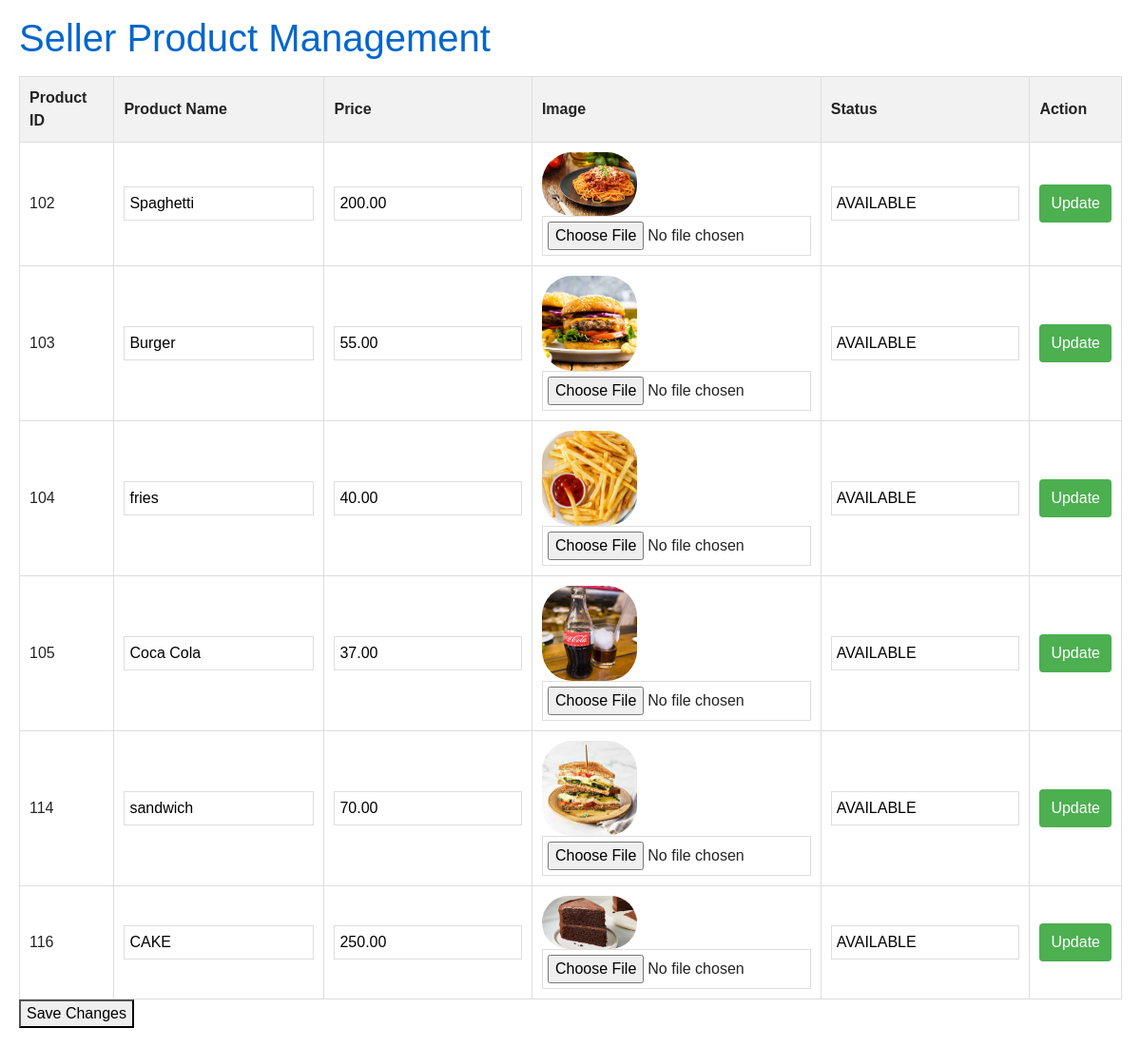
Page /seller_interface.php on the committed database.
### tables this page shows
CREATE TABLE `products` (
  `product_id` int(11) NOT NULL,
  `product_name` varchar(255) NOT NULL,
  `price` decimal(10,2) NOT NULL,
  `image` varchar(255) DEFAULT NULL,
  `status` varchar(255) DEFAULT NULL,
  `description` varchar(1000) NOT NULL
);

### seller_interface.php (the view, shortened to what this page needs)
<!DOCTYPE html>
<html lang="en">
<head>
    <link rel="stylesheet" href="assets/bootstrap/css/bootstrap.min.css">
    <link rel="stylesheet" href="assets/bootstrap/css/bootstrap-grid.min.css">
    <link rel="stylesheet" href="assets/bootstrap/css/bootstrap-reboot.min.css">
    <link rel="stylesheet" href="assets/animatecss/animate.css">
    <link rel="stylesheet" href="assets/theme/css/style.css">
    <link rel="stylesheet" href="assets/mobirise/css/mbr-additional.css" type="text/css">
</head>
<body>
    <h1>Seller Product Management</h1>
    <form method="post" action="update_product.php" id="productForm" enctype="multipart/form-data">
        <table id="productTable">
            <thead>
                <tr>
                    <th>Product ID</th>
                    <th>Product Name</th>
                    <th>Price</th>
                    <th>Image</th>
                    <th>Status</th>
                    <th>Action</th>
                </tr>
            </thead>
            <tbody>
                <?php
                $conn = new mysqli('localhost', 'root', '', 'ufo');
                $sql = "SELECT * FROM products";
                $result = $conn->query($sql);
                if ($result->num_rows > 0) {
                    while ($row = $result->fetch_assoc()) {
                        echo '<tr>';
                        echo '<td>' . $row['product_id'] . '</td>';
                        echo '<td><input class="editable" type="text" name="product_name[]" value="' . $row['product_name'] . '"></td>';
                        echo '<td><input class="editable" type="text" name="price[]" value="' . $row['price'] . '"></td>';
                        echo '<td>';
                        echo '<img src="' . $row['image'] . '" alt="Product Image" style="max-width: 100px; max-height: 100px;">';
                        echo '<input class="editable" type="file" name="image[]" accept="image/*"></td>';
                        echo '<td><input class="editable" type="text" name="status[]" value="' . $row['status'] . '"></td>';
                        echo '<td>';
                        echo '<button type="submit" class="update-btn" name="update[]" value="' . $row['product_id'] . '">Update</button>';
                        echo '</td>';
                        echo '</tr>';
                    }
                }
                ?>
            </tbody>
        </table>
        <input type="submit" value="Save Changes">
    </form>
</body>
</html>

### assets/theme/css/style.css (style rules this page uses)
body { font-style: normal; line-height: 1.5; font-weight: 400; color: #232323; position: relative; }
button { background-color: transparent; border-color: transparent; }
h1, h2, h3, h4, h5, h6, .display-1, .display-2, .display-4, .display-5, .display-7, span, p, a { line-height: 1; word-break: break-word; word-wrap: break-word; font-weight: 400; }
img, iframe { display: block; width: 100%; }
[type=submit] { -webkit-appearance: none; }
html, body { height: auto; min-height: 100vh; }

### assets/mobirise/css/mbr-additional.css (style rules this page uses)
img, .card-wrap, .card-wrapper, .video-wrapper, .mbr-figure iframe, .google-map iframe, .slide-content, .plan, .card, .item-wrapper { border-radius: 2rem !important; }
body { font-family: Inter Tight; }
body { overflow-x: hidden; }

### seller_interface.php (style rules this page uses)
body { font-family: 'Arial', sans-serif; margin: 20px; }
h1 { color: #0066cc; }
table { width: 100%; border-collapse: collapse; margin-top: 20px; }
th, td { border: 1px solid #ddd; padding: 10px; text-align: left; }
th { background-color: #f2f2f2; }
.editable { border: 1px solid #ddd; padding: 5px; width: 100%; box-sizing: border-box; }
.update-btn, .add-btn { background-color: #4caf50; color: white; padding: 8px 12px; border: none; border-radius: 4px; cursor: pointer; }

### rows in the picture
products: product_id "102", product_name "Spaghetti", price "200.00", image (picture), status "AVAILABLE"
products: product_id "103", product_name "Burger", price "55.00", image (picture), status "AVAILABLE"
products: product_id "104", product_name "fries", price "40.00", image (picture), status "AVAILABLE"
products: product_id "105", product_name "Coca Cola", price "37.00", image (picture), status "AVAILABLE"
products: product_id "114", product_name "sandwich", price "70.00", image (picture), status "AVAILABLE"
products: product_id "116", product_name "CAKE", price "250.00", image (picture), status "AVAILABLE"
